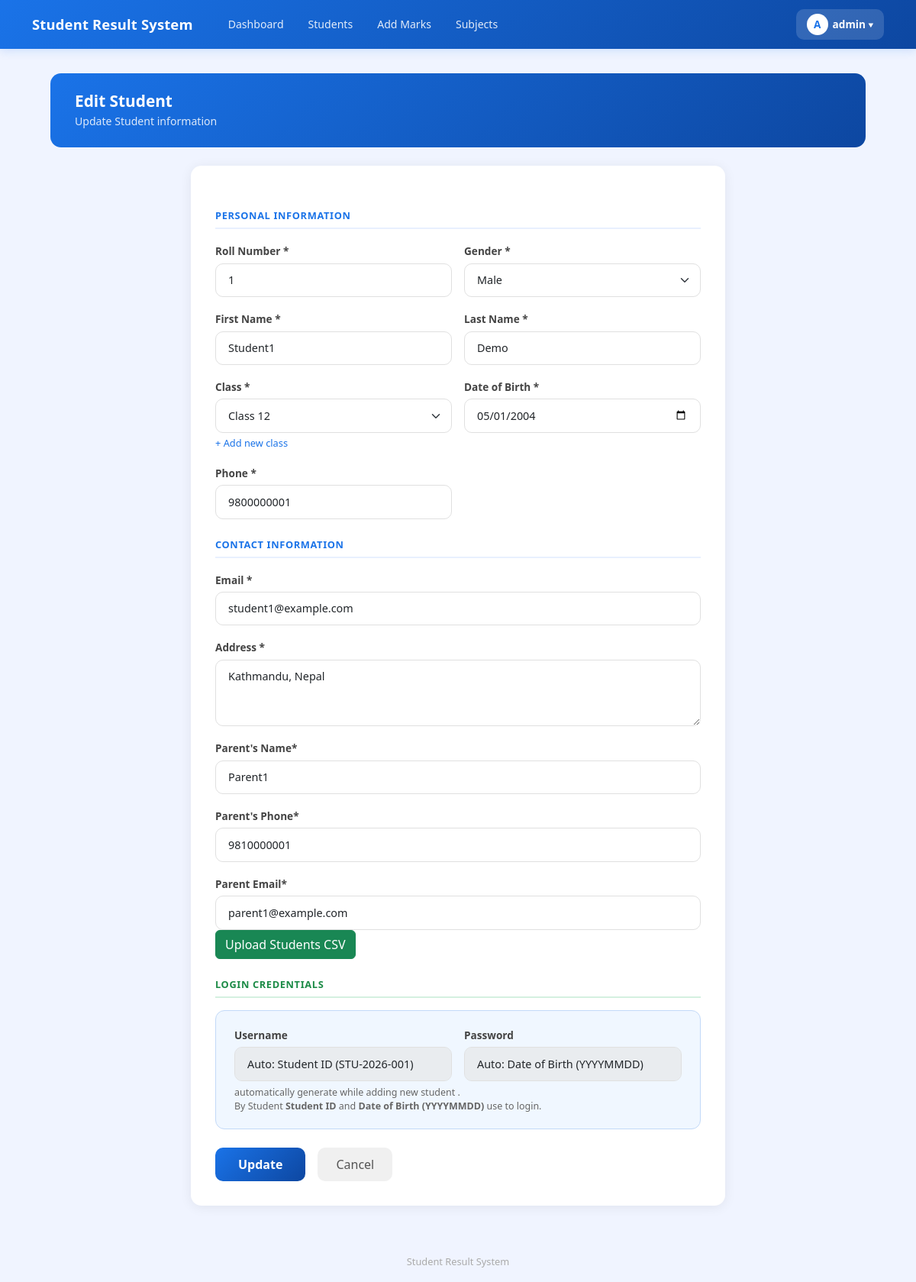
The page /students/edit/175/ (signed in) on the database its author committed.
### result/models.py (models this page shows, shortened)
class CustomUser(AbstractUser):
    ROLE_CHOICES = (
        ('admin', 'Admin'),
        ('teacher', 'Teacher'),
        ('student', 'Student'),
    )
    role = models.CharField(max_length=10, choices=ROLE_CHOICES, default='student')
    phone = models.CharField(max_length=15, null=True, blank=True)

class Student(models.Model):
    GENDER_CHOICES = [
        ('Male', 'Male'),
        ('Female', 'Female'),
        ('Other', 'Other'),
    ]
    student_id = models.CharField(
        max_length=20,
        unique=True,
        default=generate_student_id,
        editable=False
    )
    roll_number = models.PositiveIntegerField()
    first_name = models.CharField(max_length=50)
    last_name = models.CharField(max_length=50)
    email = models.EmailField(unique=True)
    phone = models.CharField(max_length=15, validators=[MinLengthValidator(10)])
    gender = models.CharField(max_length=10, choices=GENDER_CHOICES)
    date_of_birth = models.DateField(null=True)
    address = models.TextField()
    parent_name = models.CharField(max_length=100, blank=True)
    parent_phone = models.CharField(max_length=15, validators=[MinLengthValidator(10)])
    parent_email = models.EmailField(blank=True)
    class_name = models.ForeignKey(
        'Class',
        on_delete=models.CASCADE,
        related_name='students'
    )
    user = models.OneToOneField(
        CustomUser,
        on_delete=models.CASCADE,
        null=True,
        blank=True,
        related_name='student_profile'
    )
    class Meta:
        unique_together = ['roll_number', 'class_name']
        ordering = ['class_name', 'roll_number']

### result/views.py (the view)
# urls.py: path('students/edit/<int:pk>/', views.edit_student, name='edit_student'),
@login_required(login_url='login')
def edit_student(request, pk):
    student = get_object_or_404(Student, pk=pk)
    if request.method == 'POST':
        form = StudentForm(request.POST, instance=student)
        if form.is_valid():
            updated_student = form.save(commit=False)
            if student.user:
                student.user.first_name = updated_student.first_name
                student.user.last_name = updated_student.last_name
                student.user.email = updated_student.email
                student.user.save()
            updated_student.save()
            messages.success(request, 'Student updated!')
            return redirect('student_list')
    else:
        form = StudentForm(instance=student)
    return render(request, 'result/add_student.html', {'form': form, 'edit': True})

### result/models.py (called while the page is built)
    def __str__(self):
        if self.section:
            return f"{self.name} - Section {self.section}"
        return self.name

### result/templates/result/add_student.html (shortened to what this page needs)
{% extends 'result/base.html' %}
{% block content %}
<div class="page-header">
    <h4>{% if edit %}Edit Student{% else %}Add new Student{% endif %}</h4>
    <p>{% if edit %}Update Student information{% else %}Fill Students details{% endif %}</p>
</div>
<div class="form-card">
    <form method="POST">
        <div class="section-title">Personal Information</div>
        <div class="row g-3">
            <div class="col-md-6">
                <label class="form-label">Roll Number *</label>
                {{ form.roll_number }}
            </div>
            <div class="col-md-6">
                <label class="form-label">Gender *</label>
                {{ form.gender }}
            </div>
            <div class="col-md-6">
                <label class="form-label">First Name *</label>
                {{ form.first_name }}
            </div>
            <div class="col-md-6">
                <label class="form-label">Last Name *</label>
                {{ form.last_name }}
            </div>
            <div class="col-md-6">
                <label class="form-label">Class *</label>
                {{ form.class_name }}
                <a href="{% url 'add_class' %}?next=add_student"
                    style="font-size:0.8rem; color:#1a73e8; text-decoration:none;">
                    + Add new class
                </a>
            </div>
            <div class="col-md-6">
                <label class="form-label">Date of Birth *</label>
                {{ form.date_of_birth }}
            </div>
            <div class="col-md-6">
                <label class="form-label">Phone *</label>
                {{ form.phone }}
            </div>
        </div>
        <div class="section-title">Contact Information</div>
        <div class="row g-3">
            <div class="col-md-12">
                <label class="form-label">Email *</label>
                {{ form.email }}
            </div>
            <div class="col-md-12">
                <label class="form-label">Address *</label>
                {{ form.address }}
            </div>
            <div class="col-md-12">
                <label class="form-label">Parent's Name*</label>
                {{ form.parent_name }}
            </div>
            <div class="col-md-12">
                <label class="form-label">Parent's Phone*</label>
                {{ form.parent_phone }}
            </div>
            <div class="col-md-12">
                <label class="form-label">Parent Email*</label>
                {{ form.parent_email }}
            </div>
        </div>
            <a href="{% url 'upload_students' %}" class="btn btn-success">Upload Students CSV</a>
<div class="section-title green">Login Credentials</div>
<div class="credential-box">
    <div class="row g-3">
        <div class="col-md-6">
            <label class="form-label">Username</label>
            <input type="text" class="form-control" value="Auto: Student ID (STU-2026-001)" disabled>
        </div>
        <div class="col-md-6">
            <label class="form-label">Password</label>
            <input type="text" class="form-control" value="Auto: Date of Birth (YYYYMMDD)" disabled>
        </div>
    </div>
    <div class="hint">
        automatically generate while adding new student .<br>
        By Student <strong>Student ID</strong> and <strong>Date of Birth (YYYYMMDD)</strong> use to login.
    </div>
</div>
        <div class="d-flex gap-3 mt-4">
            <button type="submit" class="btn-save">
                {% if edit %}Update{% else %}Save{% endif %}
            </button>
            <a href="{% url 'student_list' %}" class="btn-cancel">Cancel</a>
        </div>
    </form>
</div>
{% endblock %}

### result/templates/result/base.html (shortened to what this page needs)
<!DOCTYPE html>
<html lang="ne">
<head>
    <link href="https://cdn.jsdelivr.net/npm/bootstrap@5.3.0/dist/css/bootstrap.min.css" rel="stylesheet">
    <link href="https://cdn.jsdelivr.net/npm/bootstrap-icons@1.10.0/font/bootstrap-icons.css" rel="stylesheet">
</head>
<body>
    <nav class="navbar navbar-expand-lg">
        <div class="container">
            <a class="navbar-brand text-white" href="{% url 'dashboard' %}">
                Student Result System
            </a>
            {% if user.is_authenticated %}
            <div class="collapse navbar-collapse" id="navMenu">
                <div class="d-flex gap-1 ms-3 flex-wrap align-items-center">
                    <a href="{% url 'dashboard' %}" class="nav-link-btn">Dashboard</a>
                    <a href="{% url 'student_list' %}" class="nav-link-btn">Students</a>
                    <a href="{% url 'add_marks' %}" class="nav-link-btn">Add Marks</a>
                    <a href="{% url 'subject_list' %}" class="nav-link-btn">Subjects</a>
                </div>
                <div class="ms-auto mt-2 mt-lg-0 profile-dropdown">
                    <button class="profile-btn" onclick="toggleDropdown()">
                        <div class="profile-avatar">
                            {{ request.user.username|first|upper }}
                        </div>
                        {{ request.user.username }}
                        ▾
                    </button>
                </div>
            </div>
            {% endif %}
        </div>
    </nav>
    <div class="main-container">
        {% block content %}{% endblock %}
    </div>
    <div class="site-footer">
        Student Result System
    </div>
</body>
</html>

### result/templates/result/base.html (style rules this page uses)
body { background: #f0f4ff; min-height: 100vh; }
.navbar-brand { font-size: 1.15rem; font-weight: 700; letter-spacing: 0.01em; }
.navbar { background: linear-gradient(135deg, #1a73e8, #0d47a1) !important; box-shadow: 0 2px 12px rgba(26, 115, 232, 0.18); padding: 0.75rem 0; }
.nav-link-btn { color: rgba(255, 255, 255, 0.88); font-size: 0.88rem; font-weight: 500; padding: 6px 14px; border-radius: 8px; text-decoration: none; transition: background 0.15s; }
.profile-dropdown { position: relative; }
.profile-btn { background: rgba(255, 255, 255, 0.15); color: white; border: none; border-radius: 10px; padding: 6px 14px; font-size: 0.85rem; font-weight: 600; cursor: pointer; display: flex; align-items: center; gap: 6px; transition: background 0.15s; }
.profile-avatar { width: 28px; height: 28px; background: white; color: #1a73e8; border-radius: 50%; display: flex; align-items: center; justify-content: center; font-weight: 800; font-size: 0.85rem; }
.main-container { max-width: 1100px; margin: 0 auto; padding: 2rem 1rem; }
.site-footer { text-align: center; color: #aaa; font-size: 0.8rem; padding: 2rem 0 1rem; }

### result/templates/result/add_student.html (style rules this page uses)
.page-header { background: linear-gradient(135deg, #1a73e8, #0d47a1); border-radius: 14px; padding: 1.5rem 2rem; color: white; margin-bottom: 1.5rem; }
.page-header h4 { font-size: 1.3rem; font-weight: 700; margin: 0; }
.page-header p { margin: 0.2rem 0 0; opacity: 0.85; font-size: 0.88rem; }
.form-card { background: white; border-radius: 14px; box-shadow: 0 2px 16px rgba(0, 0, 0, 0.07); padding: 2rem; max-width: 700px; margin: 0 auto; }
.form-label { font-size: 0.85rem; font-weight: 600; color: #444; margin-bottom: 5px; }
.form-control, .form-select { border-radius: 10px; border: 1.5px solid #e0e0e0; padding: 0.65rem 1rem; font-size: 0.9rem; transition: border-color 0.2s, box-shadow 0.2s; }
.section-title { font-size: 0.8rem; font-weight: 700; color: #1a73e8; text-transform: uppercase; letter-spacing: 0.05em; margin: 1.5rem 0 1rem; padding-bottom: 6px; border-bottom: 2px solid #e8f0fe; }
.section-title.green { color: #1a8a45; border-bottom-color: #d4f0e0; }
.credential-box { background: #f0f7ff; border: 1.5px solid #c2d9f8; border-radius: 12px; padding: 1.2rem 1.5rem; margin-bottom: 0.5rem; }
.credential-box .hint { font-size: 0.78rem; color: #666; margin-top: 6px; }
.btn-save { background: linear-gradient(135deg, #1a73e8, #0d47a1); color: white; border: none; border-radius: 10px; padding: 10px 30px; font-size: 1rem; font-weight: 600; transition: opacity 0.15s, transform 0.15s; cursor: pointer; }
.btn-cancel { background: #f0f0f0; color: #555; border: none; border-radius: 10px; padding: 10px 24px; font-size: 1rem; font-weight: 500; text-decoration: none; transition: background 0.15s; }

### rows shown on the page
CustomUser: user.username|first "A", user.username "admin"
Student: roll_number "1", gender "Male", first_name "Student1", last_name "Demo", class_name "Class 12", date_of_birth "05/01/2004", phone "9800000001", email "student1@example.com", address "Kathmandu, Nepal", parent_name "Parent1", parent_phone "9810000001", parent_email "parent1@example.com"
